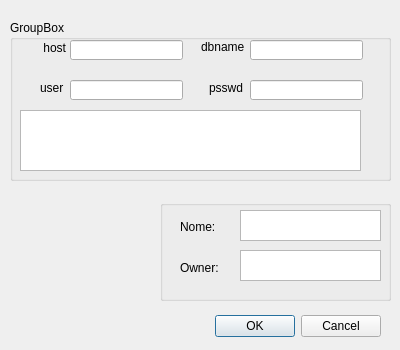
<?xml version="1.0" encoding="UTF-8"?>
<ui version="4.0">
 <class>FormNewDatabase</class>
 <widget class="QDialog" name="FormNewDatabase">
  <property name="geometry">
   <rect>
    <x>0</x>
    <y>0</y>
    <width>400</width>
    <height>350</height>
   </rect>
  </property>
  <property name="minimumSize">
   <size>
    <width>400</width>
    <height>350</height>
   </size>
  </property>
  <property name="maximumSize">
   <size>
    <width>400</width>
    <height>350</height>
   </size>
  </property>
  <property name="baseSize">
   <size>
    <width>400</width>
    <height>350</height>
   </size>
  </property>
  <property name="windowTitle">
   <string>Dialog</string>
  </property>
  <property name="sizeGripEnabled">
   <bool>false</bool>
  </property>
  <widget class="QDialogButtonBox" name="buttonBox">
   <property name="geometry">
    <rect>
     <x>40</x>
     <y>310</y>
     <width>341</width>
     <height>32</height>
    </rect>
   </property>
   <property name="orientation">
    <enum>Qt::Horizontal</enum>
   </property>
   <property name="standardButtons">
    <set>QDialogButtonBox::Cancel|QDialogButtonBox::Ok</set>
   </property>
  </widget>
  <widget class="QGroupBox" name="groupBox">
   <property name="geometry">
    <rect>
     <x>160</x>
     <y>200</y>
     <width>231</width>
     <height>101</height>
    </rect>
   </property>
   <property name="title">
    <string/>
   </property>
   <widget class="QLabel" name="label">
    <property name="geometry">
     <rect>
      <x>20</x>
      <y>20</y>
      <width>46</width>
      <height>13</height>
     </rect>
    </property>
    <property name="text">
     <string>Nome:</string>
    </property>
   </widget>
   <widget class="QTextEdit" name="textNome">
    <property name="geometry">
     <rect>
      <x>80</x>
      <y>10</y>
      <width>141</width>
      <height>31</height>
     </rect>
    </property>
   </widget>
   <widget class="QTextEdit" name="textOwner">
    <property name="geometry">
     <rect>
      <x>80</x>
      <y>50</y>
      <width>141</width>
      <height>31</height>
     </rect>
    </property>
   </widget>
   <widget class="QLabel" name="label_2">
    <property name="geometry">
     <rect>
      <x>20</x>
      <y>60</y>
      <width>41</width>
      <height>16</height>
     </rect>
    </property>
    <property name="text">
     <string>Owner:</string>
    </property>
   </widget>
  </widget>
  <widget class="QGroupBox" name="groupBox_2">
   <property name="geometry">
    <rect>
     <x>10</x>
     <y>20</y>
     <width>381</width>
     <height>161</height>
    </rect>
   </property>
   <property name="title">
    <string>GroupBox</string>
   </property>
   <widget class="QLineEdit" name="lineEdit_1">
    <property name="geometry">
     <rect>
      <x>60</x>
      <y>20</y>
      <width>113</width>
      <height>20</height>
     </rect>
    </property>
   </widget>
   <widget class="QLineEdit" name="lineEdit_2">
    <property name="geometry">
     <rect>
      <x>240</x>
      <y>20</y>
      <width>113</width>
      <height>20</height>
     </rect>
    </property>
   </widget>
   <widget class="QLineEdit" name="lineEdit_3">
    <property name="geometry">
     <rect>
      <x>60</x>
      <y>60</y>
      <width>113</width>
      <height>20</height>
     </rect>
    </property>
   </widget>
   <widget class="QLineEdit" name="lineEdit_4">
    <property name="geometry">
     <rect>
      <x>240</x>
      <y>60</y>
      <width>113</width>
      <height>20</height>
     </rect>
    </property>
   </widget>
   <widget class="QLabel" name="label_3">
    <property name="geometry">
     <rect>
      <x>30</x>
      <y>20</y>
      <width>31</width>
      <height>16</height>
     </rect>
    </property>
    <property name="text">
     <string> host</string>
    </property>
   </widget>
   <widget class="QLabel" name="label_4">
    <property name="geometry">
     <rect>
      <x>30</x>
      <y>60</y>
      <width>31</width>
      <height>16</height>
     </rect>
    </property>
    <property name="text">
     <string>user</string>
    </property>
   </widget>
   <widget class="QLabel" name="label_5">
    <property name="geometry">
     <rect>
      <x>191</x>
      <y>20</y>
      <width>46</width>
      <height>13</height>
     </rect>
    </property>
    <property name="text">
     <string>dbname</string>
    </property>
   </widget>
   <widget class="QLabel" name="label_6">
    <property name="geometry">
     <rect>
      <x>199</x>
      <y>60</y>
      <width>41</width>
      <height>16</height>
     </rect>
    </property>
    <property name="text">
     <string>psswd</string>
    </property>
   </widget>
   <widget class="QTextEdit" name="textEdit">
    <property name="geometry">
     <rect>
      <x>10</x>
      <y>90</y>
      <width>341</width>
      <height>61</height>
     </rect>
    </property>
   </widget>
  </widget>
 </widget>
 <resources/>
 <connections/>
</ui>
